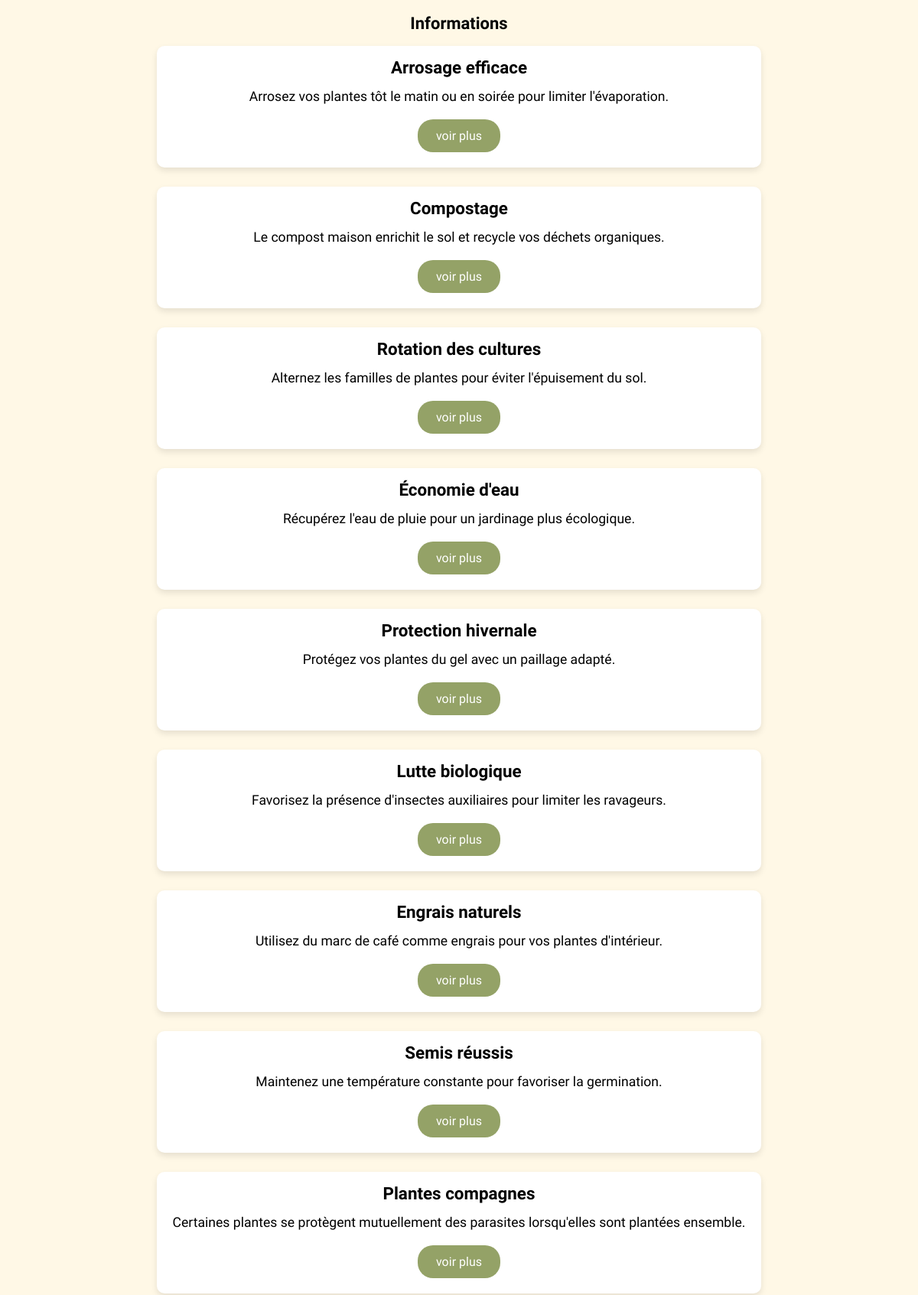
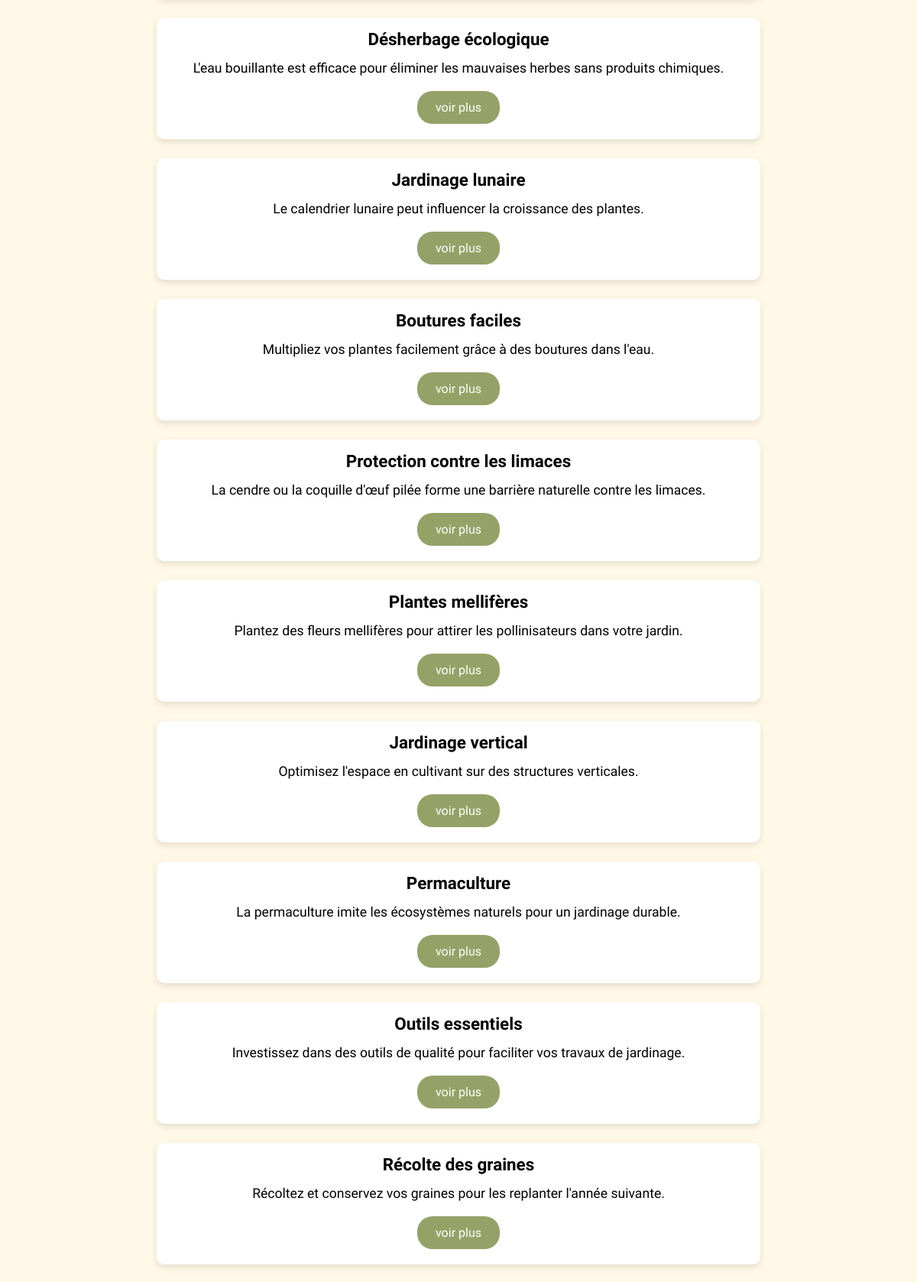
The app's page /information (upper part) with its own data (2 pictures, top to bottom).
### tables this page shows
CREATE TABLE info (
        id_info INTEGER PRIMARY KEY AUTOINCREMENT,
        titre TEXT NOT NULL,
        img TEXT,
        description TEXT
    );

### routes/info_routes.py (the view)
@information_bp.route('/information')
def index():
    info_data = DatabaseManager.get_all_info()
    return render_template('information.html', info_data=info_data)

### utils/database.py (called while the page is built)
    @staticmethod
    def get_all_info():
        conn = sqlite3.connect("./backend/plantes.db")
        conn.row_factory = sqlite3.Row  # Pour obtenir les résultats sous forme de dictionnaires
        cursor = conn.cursor()
        cursor.execute('SELECT * FROM info')
        results = [dict(row) for row in cursor.fetchall()]
        conn.close()
        return results

### templates/information.html (shortened to what this page needs)
<!DOCTYPE html>
<html>
  <head>
    <link rel="stylesheet" href="{{ url_for('static', filename='information.css') }}" />
    <link rel="stylesheet" href="{{ url_for('static', filename='global.css') }}">
  </head>
  <body>
    <header class="main-header">
      <h1 class="page-title">Informations</h1>
    </header>
    <div class="information">
      {% if info_data %}
        {% for article in info_data %}
        <div class="article-card">
          <div class="article-title">{{ article.titre }}</div>
          <div class="article-preview">{{ article.description }}</div>
          <a href="{{ url_for('info.article_detail', article_id=article.id_info) }}" class="voir-plus">voir plus</a>
        </div>
        {% endfor %}
      {% else %}
        <p>Aucune information disponible pour le moment. <a href="{{ url_for('info.add_sample_info') }}">Ajouter des données d'exemple</a></p>
      {% endif %}
    </div>
  </body>
</html>

### static/information.css (style rules this page uses)
body { min-height: 100vh; margin-top: 10px; }
.main-header { display: flex; align-items: center; position: relative; width: 100%; padding: 10px 0; }
.page-title { font-family: "DynaPuff", cursive; font-size: 22px; margin: 0; position: absolute; left: 50%; transform: translateX(-50%); text-align: center; }
.information { margin-top: 20px; }
.article-card { background-color: #ffffff; border-radius: 10px; box-shadow: 0 4px 8px rgba(0, 0, 0, 0.1); overflow: hidden; margin-bottom: 25px; }
.article-title { font-weight: 600; font-size: 1.4rem; margin: 15px; }
.article-preview { font-size: 1.1rem; margin: 0px 20px 0px 20px; overflow: hidden; text-overflow: ellipsis; display: -webkit-box; -webkit-line-clamp: 3; -webkit-box-orient: vertical; }
.voir-plus { display: inline-block; background-color: #94a267; color: #fff; padding: 12px 24px; margin: 20px; text-align: center; text-decoration: none; border-radius: 20px; font-weight: 500; transition: background-color 0.3s ease; }

### static/global.css (style rules this page uses)
body { background-color: #FFF8E6; font-family: "DynaPuff", cursive; margin: 0; padding-bottom: 80px; display: flex; flex-direction: column; align-items: center; text-align: center; padding : 20px 10px; }
h1 { text-align: center; font-size: 24px; margin-top: 20px; }

### records on screen
info: titre "Arrosage efficace", description "Arrosez vos plantes tôt le matin ou en soirée pour limiter l'évaporation."
info: titre "Compostage", description "Le compost maison enrichit le sol et recycle vos déchets organiques."
info: titre "Rotation des cultures", description "Alternez les familles de plantes pour éviter l'épuisement du sol."
info: titre "Économie d'eau", description "Récupérez l'eau de pluie pour un jardinage plus écologique."
info: titre "Protection hivernale", description "Protégez vos plantes du gel avec un paillage adapté."
info: titre "Lutte biologique", description "Favorisez la présence d'insectes auxiliaires pour limiter les ravageurs."
info: titre "Engrais naturels", description "Utilisez du marc de café comme engrais pour vos plantes d'intérieur."
info: titre "Semis réussis", description "Maintenez une température constante pour favoriser la germination."
info: titre "Plantes compagnes", description "Certaines plantes se protègent mutuellement des parasites lorsqu'elles sont plantées ensemble."
info: titre "Désherbage écologique", description "L'eau bouillante est efficace pour éliminer les mauvaises herbes sans produits chimiques."
info: titre "Jardinage lunaire", description "Le calendrier lunaire peut influencer la croissance des plantes."
info: titre "Boutures faciles", description "Multipliez vos plantes facilement grâce à des boutures dans l'eau."
info: titre "Protection contre les limaces", description "La cendre ou la coquille d'œuf pilée forme une barrière naturelle contre les limaces."
info: titre "Plantes mellifères", description "Plantez des fleurs mellifères pour attirer les pollinisateurs dans votre jardin."
info: titre "Jardinage vertical", description "Optimisez l'espace en cultivant sur des structures verticales."
info: titre "Permaculture", description "La permaculture imite les écosystèmes naturels pour un jardinage durable."
info: titre "Outils essentiels", description "Investissez dans des outils de qualité pour faciliter vos travaux de jardinage."
info: titre "Récolte des graines", description "Récoltez et conservez vos graines pour les replanter l'année suivante."
